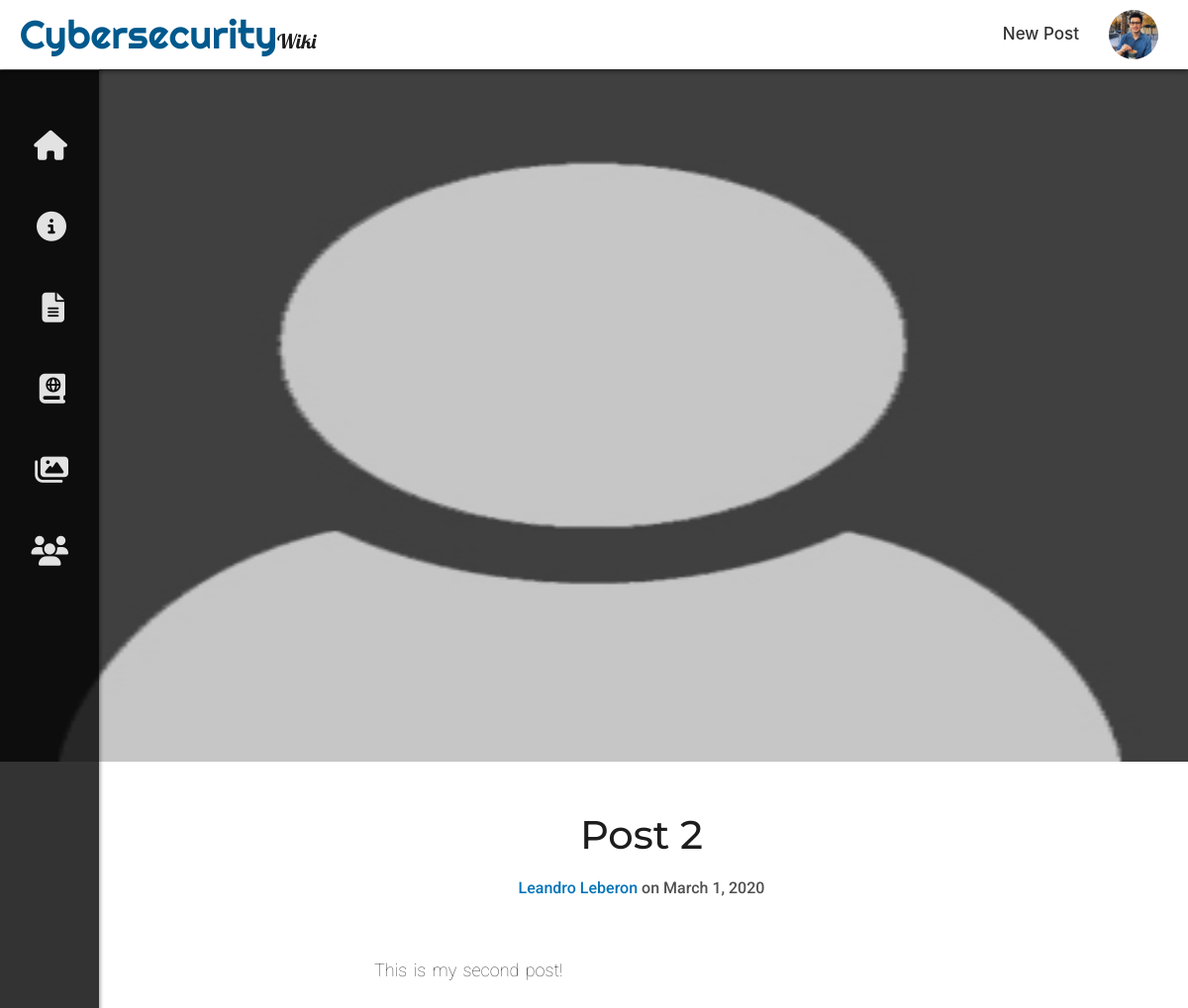
Page /articles/2/ (signed in) on the committed database.
### users/models.py (models this page shows, shortened)
class Profile(models.Model):
    user = models.OneToOneField(User, on_delete=models.CASCADE)
    image = models.ImageField(default='default.jpg', upload_to='profile_pics')

### blog/models.py (models this page shows, shortened)
class Post(models.Model):
    title = models.CharField(max_length=100)
    image = models.ImageField(default='article.jpg', upload_to='article_pics')
    content = models.TextField()
    date_posted = models.DateTimeField(default=timezone.now)
    author = models.ForeignKey(User, on_delete=models.CASCADE)
    objects = models.Manager()

### blog/views.py (the view)
# urls.py: path('articles/<int:pk>/', PostDetailView.as_view(), name='post-detail'),
class PostDetailView(DetailView):
    model = Post

### blog/templates/blog/post_detail.html (shortened to what this page needs)
{% extends "blog/base.html" %}
{% load static %}
{% block content %}
    <img class="article-img" src="/media/{{ object.image }}">
    <div id="inner-contentbox">
        <div class="section-header-row row">
            <div class="article-header-col col-12 text-center">
                <h1 data-aos="fade-up" data-aos-delay="100">{{ object.title }}</h1>
                <h2 data-aos="fade-up" data-aos-delay="200"><a href="{% url 'user-posts' object.author.username %}">{{ post.author.first_name }} {{ post.author.last_name }}</a> on {{ object.date_posted|date:"F j, Y" }}</h2>
            </div>
        </div>
        <div class="row mb-5" data-aos="fade-up" data-aos-delay="300">
            <div class="article-content-col col-12">
                <p>{{ object.content|linebreaks }}</p>
            </div>
        </div>
    </div>
{% endblock content %}

### blog/templates/blog/base.html (shortened to what this page needs)
{% load static %}
<!DOCTYPE html>
<html lang="en">
<head>
    <link rel="stylesheet" href="https://maxcdn.bootstrapcdn.com/bootstrap/4.0.0/css/bootstrap.min.css">
    <link rel="stylesheet" href="https://unpkg.com/swiper/css/swiper.min.css">
    <link rel="stylesheet" href="https://unpkg.com/aos@2.3.1/dist/aos.css" rel="stylesheet">
    <link rel="stylesheet" href="{% static 'blog/main.css' %}">
</head>
<body>
    <div class="container">
        <nav id="navbar">
            <h1><span>Cybersecurity</span>Wiki</h1>
            {% if user.is_authenticated %}
                <div id="navbar-image">
                    <img src="{{ user.profile.image.url }}">
                </div>
                <div id="new-post">
                    <a href="{% url 'post-create' %}">New Post</a>
                </div>
            {% else %}
                <div id="login-signup">
                    <a href="{% url 'login' %}">Log In</a>
                    <a href="{% url 'register' %}">Sign Up</a>
                </div>
            {% endif %}
        </nav>
        <nav id="sidebar">
            <ul id=sidebar-icons>
                <li><i class="fas fa-home" style="padding-right: 32px;"></i></li>
                <li><i class="fas fa-info-circle" style="padding-right: 33px;"></i></li>
                <li><i class="fas fa-file-alt" style="padding-right: 35px;"></i></li>
                <li><i class="fas fa-atlas" style="padding-right: 34px;"></i></li>
                <li><i class="fas fa-images" style="padding-right: 31px;"></i></li>
                <li><i class="fas fa-users" style="padding-right: 31px;"></i></li>
            </ul>
            <ul id="sidebar-links">
                <a href="{% url 'blog-home' %}"><li>Home</li></a>
                <a href="{% url 'blog-about' %}"><li>About</li></a>
                <a href="{% url 'blog-articles' %}"><li>Articles</li></a>
                <a href="{% url 'blog-references' %}"><li>References</li></a>
                <a href="{% url 'blog-gallery' %}"><li>Gallery</li></a>
                <a href="{% url 'blog-team' %}"><li>Team</li></a>
            </ul>
        </nav>
        <div id="contentbox">
            {% block content %}{% endblock %}
        </div>
    </div>
</body>
</html>

### blog/static/blog/main.css (style rules this page uses)
body { overflow: hidden; height: 100vh; background: #0F2027; background: -webkit-linear-gradient(to bottom, #2C5364, #203A43, #0F2027); background: linear-gradient(to bottom, #2C5364, #203A43, #0F2027); }
.container { overflow: hidden; padding:0; -webkit-box-shadow: 0px 0px 13px 3px rgba(0, 0, 0, 0.315); -moz-box-shadow: 0px 0px 13px 3px rgba(0, 0, 0, 0.315); box-shadow: 0px 0px 13px 3px rgba(0, 0, 0, 0.315); }
#navbar { position: relative; z-index: 100; width: 100%; height: 70px; background-color: white; -webkit-box-shadow: 0px 2px 5px 0px rgba(0, 0, 0, 0.500); -moz-box-shadow: 0px 2px 5px 0px rgba(0, 0, 0, 0.500); box-shadow: 0px 2px 5px 0px rgba(0, 0, 0, 0.500); }
#navbar h1 { position: relative; transform: translateY(-50%); top: 50%; margin-left: 20px; color: rgb(29, 29, 29); font-family: "Lobster"; font-size: 20px; float: left; }
#navbar span { font-family: "Righteous"; font-size: 40px; color: rgb(0, 89, 141); }
#navbar-image { position: relative; transform: translateY(-50%); height: 50px; width: 50px; border-radius: 100%; top: 50%; float: right; margin-right: 30px; overflow: hidden; cursor: pointer; }
#navbar-image img { position: absolute; transform: translate(-50%, -50%); top: 50%; left: 50%; width: 50px; height: auto; }
#new-post { position: relative; transform: translateY(-50%); float:right; top: 50%; margin-right: 30px; font-weight: 500; font-size: 17px; }
#navbar a { color: rgb(50, 50, 50); transition: color .2s ease; }
#sidebar { position: absolute; z-index: 99; float: left; width: 100px; height: 100vh; background-color: rgba(0, 0, 0, 0.800); -webkit-box-shadow: 2px 0px 2px 0px rgba(0, 0, 0, 0.26); -moz-box-shadow: 2px 0px 2px 0px rgba(0, 0, 0, 0.26); box-shadow: 2px 0px 3px 0px rgba(0, 0, 0, 0.26); transition: width .4s ease-in-out; overflow: hidden; }
#sidebar-links { z-index: 99; padding-top: 40px; padding-left: 0px; text-decoration: none; list-style: none; text-align: left; width: 100%; border-top: solid rgb(105, 105, 105) 1px; }
#sidebar-icons { position: absolute; z-index: 98; padding-top: 36px; padding-left: 0px; list-style: none; top: 0; right: 0; text-align: right; }
#sidebar-icons li { color: rgb(226, 226, 226); top: 0; padding-top: 19px; padding-bottom: 18px; font-size: 30px; cursor: pointer; }
#contentbox { position: relative; overflow-x: hidden; overflow-y: scroll; height: 100vh; width: 100%; background-color: rgb(255, 255, 255); }
#contentbox img { width: 100%; opacity: 1; }
#inner-contentbox { width: 70%; margin-left: 19%; padding-top: 50px; padding-bottom: 100px; }
#inner-contentbox h1 { text-align: center; color: rgb(29, 29, 29); font-family: "Montserrat"; }
#inner-contentbox p { text-align: left; color: rgb(58, 58, 58); font-size: 18px; font-weight: lighter; font-family: "Roboto"; line-height: 1.8; word-spacing: 2px; }
.section-header-row { margin-bottom: 30px; }
.article-img { width: 100%; max-height: 700px; }
.article-header-col h1 { text-align: center; color: rgb(29, 29, 29); font-family: "Montserrat"; }
.article-header-col h2 { margin-top: 20px; font-family: "Roboto"; font-size: 16px; color: rgb(80, 80, 80); }
.article-header-col h2 a { color: rgb(0, 116, 184); }
.article-content-col p { text-indent: 50px; margin: 20px 100px; }
@media (max-width: 1499px) { .container { min-width: 100%; } }

### rows in the picture
Post: image (placeholder picture), title "Post 2", author.first_name "Leandro", author.last_name "Leberon", date_posted "March 1, 2020", content "This is my second post!"
